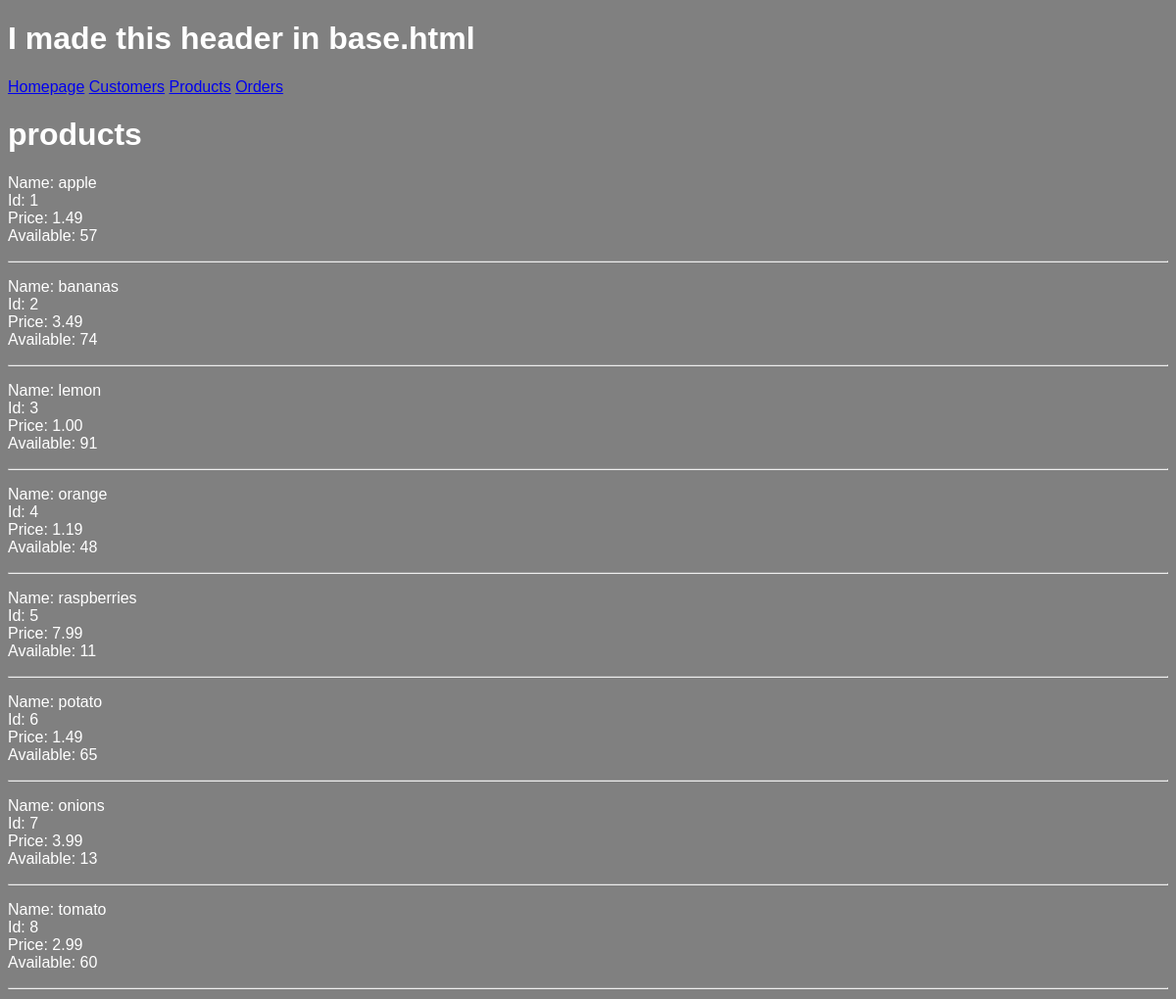
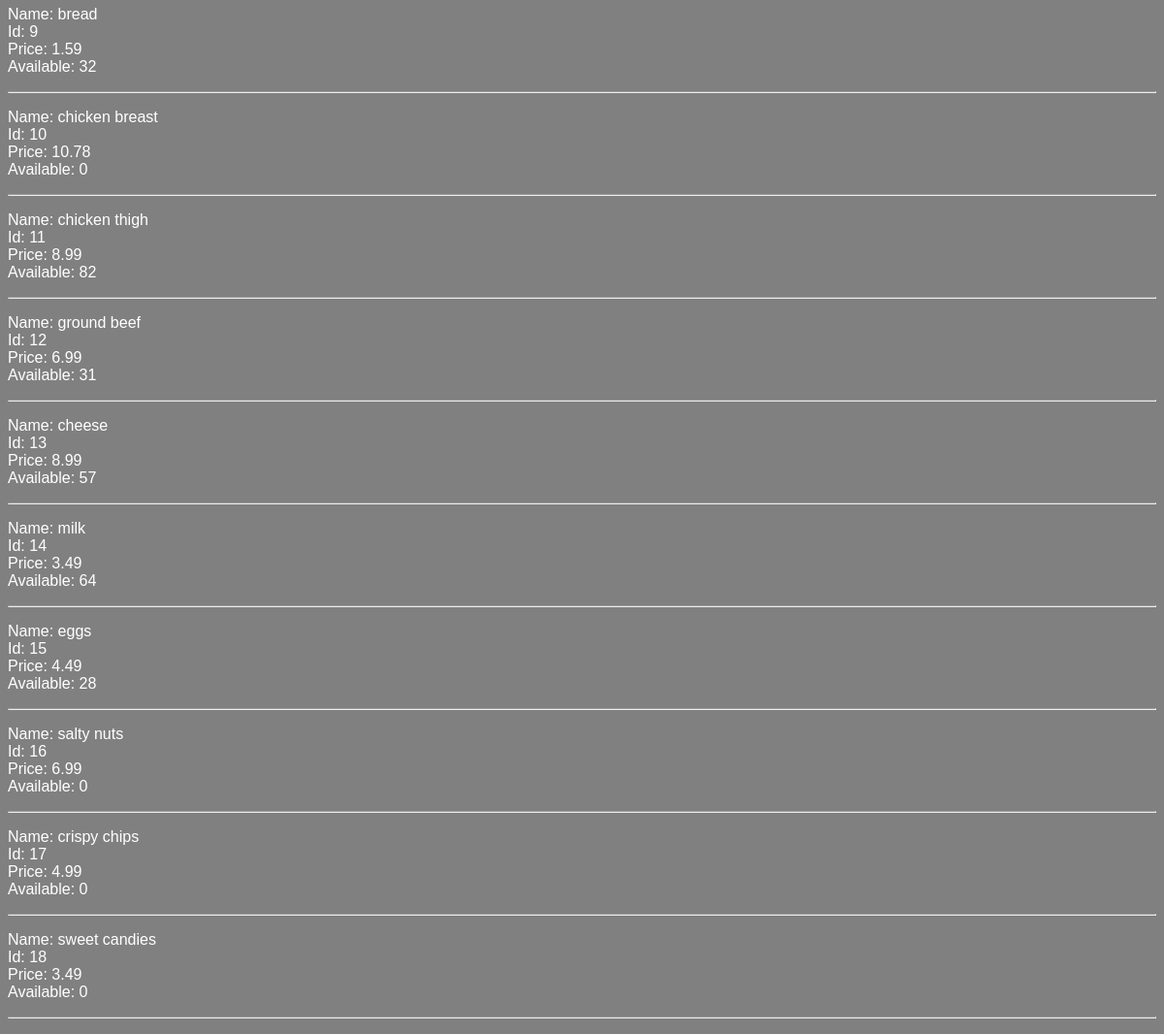
/products, run on an earlier commit of the app's database (2 pictures, top to bottom).
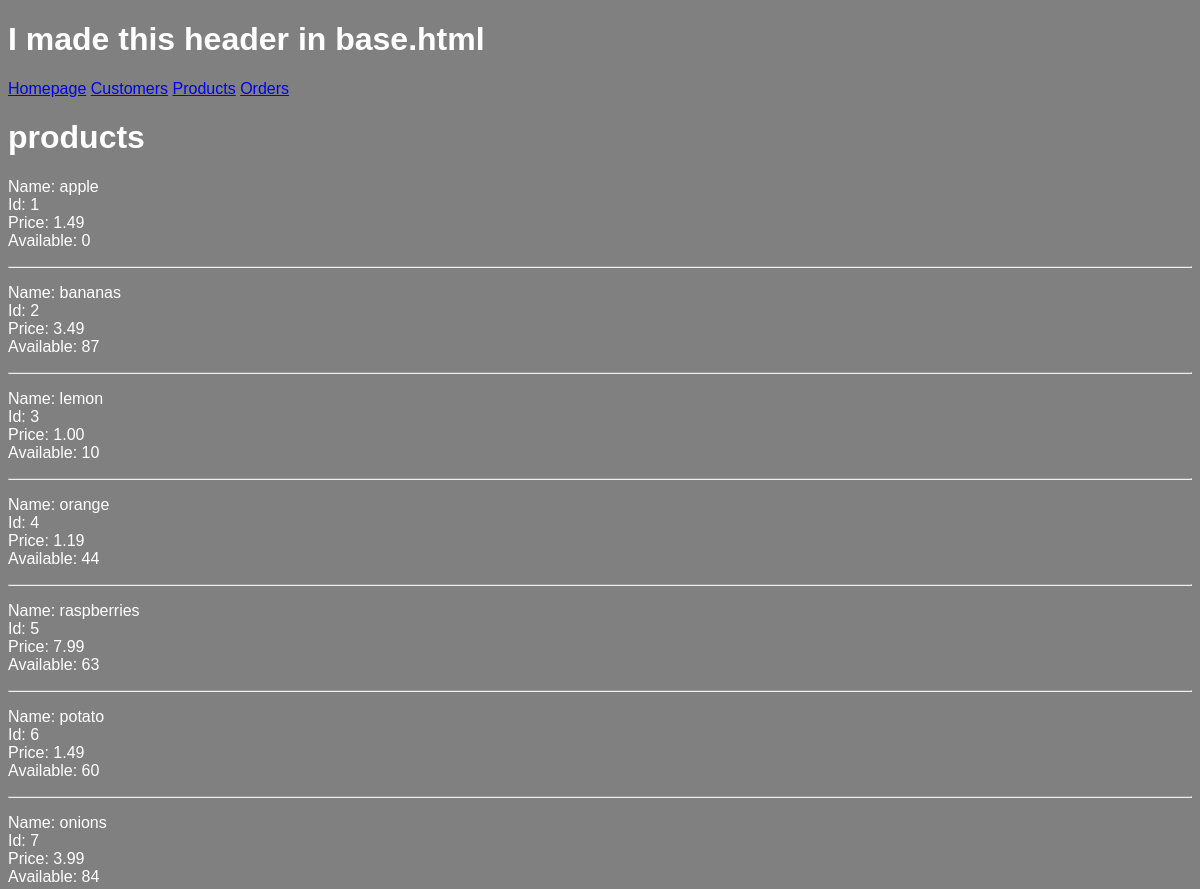
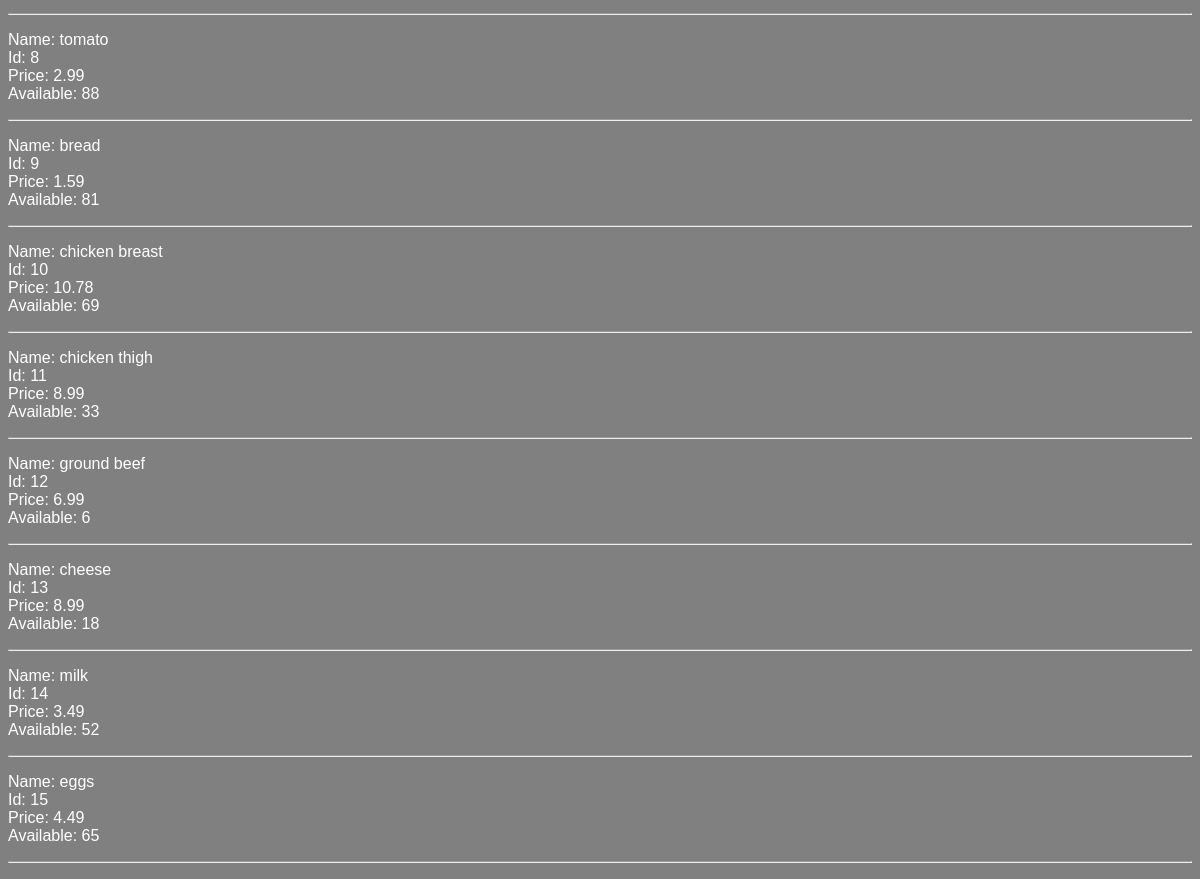
And on a later commit of the database (2 pictures, top to bottom).
### models.py (models this page shows, shortened)
class Product(db.Model):
	id = mapped_column(Integer, primary_key=True)
	name = mapped_column(String(200), nullable=False, unique=True)
	price = mapped_column(DECIMAL(18, 2), nullable=False)
	available = mapped_column(Integer, nullable=False, default=0)

### routes/html.py (the view)
@html_bp.route('/products')
def products():
    product_list = Product.query.all()
    return render_template('products.html', products=product_list)

### templates/products.html
{% extends "base.html" %}
{% block content %}
<h1>products</h1>
{% for product in products %}
<p>
    <span> Name: {{ product.name }}</span> <br>
    <span>Id: {{ product.id }}</span> <br>
    <span>Price: {{ product.price }}</span> <br>
    <span>Available: {{ product.available }}</span> <br> <hr>
</p>
{% endfor %}
{% endblock %}

### templates/base.html (shortened to what this page needs)
<!doctype html>
<html lang="en">
    <head>
        <link rel="stylesheet" href="{{ url_for('static', filename='style.css') }}">
    </head>
    <body>
    <h1> I made this header in base.html</h1>
        <nav>
            <a href="{{ url_for('html.home') }}">Homepage</a>
            <a href="{{ url_for('html.customers') }}">Customers</a>
            <a href="{{ url_for('html.products') }}">Products</a>
            <a href="{{ url_for('html.orders') }}">Orders</a>
        </nav>
        {% block content %}{% endblock %}
    </body>
</html>

### static/style.css (style rules this page uses)
body { background-color: grey; color: white; font-family: Arial, sans-serif; }

What changed in the data, as far as the page shows it:
removed Product: name "salty nuts", id "16", price "6.99", available "0"
removed Product: name "crispy chips", id "17", price "4.99", available "0"
removed Product: name "sweet candies", id "18", price "3.49", available "0"
changed Product "apple": available "57" → "0"
changed Product "bananas": available "74" → "87"
changed Product "lemon": available "91" → "10"
changed Product "orange": available "48" → "44"
changed Product "raspberries": available "11" → "63"
changed Product "potato": available "65" → "60"
changed Product "onions": available "13" → "84"
changed Product "tomato": available "60" → "88"
changed Product "bread": available "32" → "81"
changed Product "chicken breast": available "0" → "69"
changed Product "chicken thigh": available "82" → "33"
changed Product "ground beef": available "31" → "6"
changed Product "cheese": available "57" → "18"
changed Product "milk": available "64" → "52"
changed Product "eggs": available "28" → "65"
